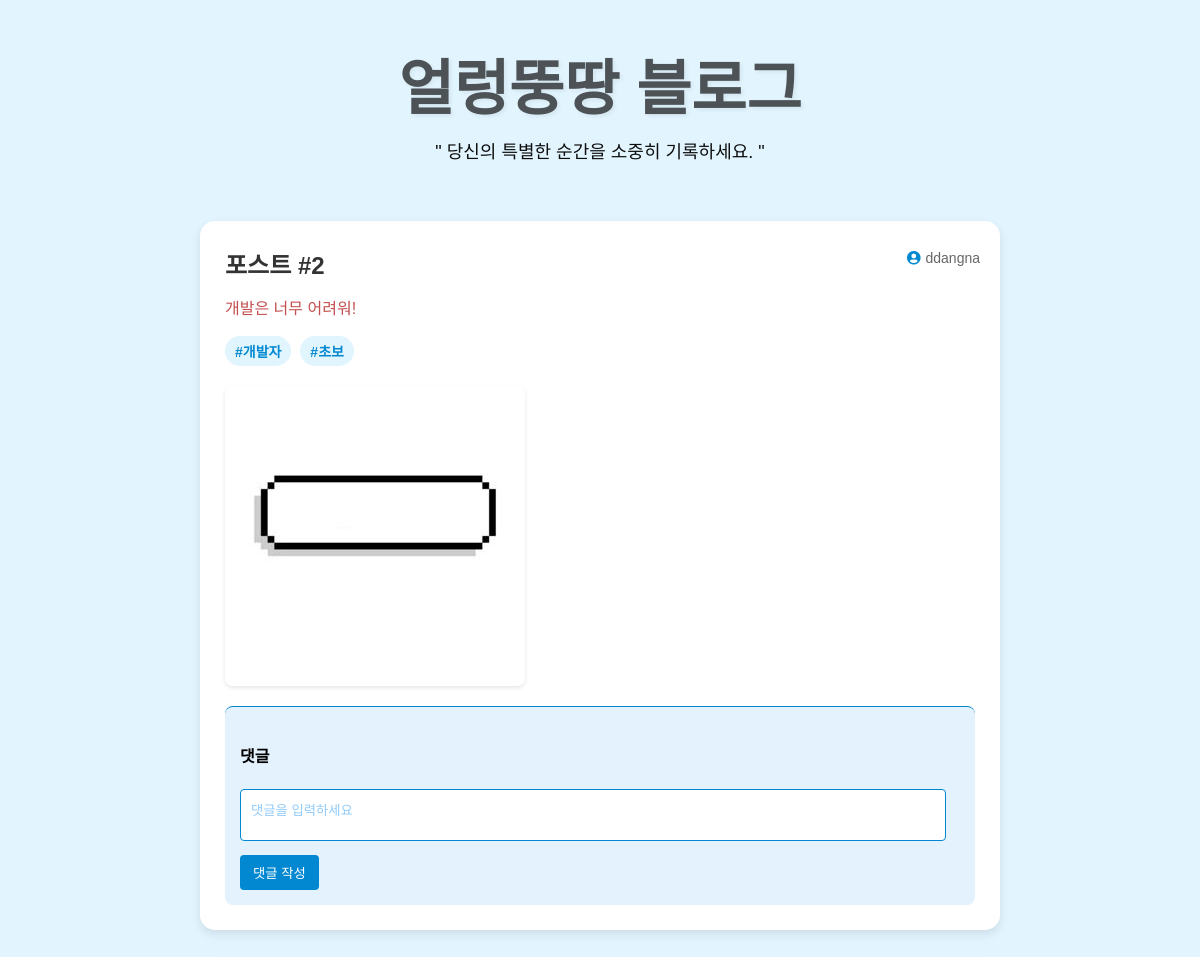
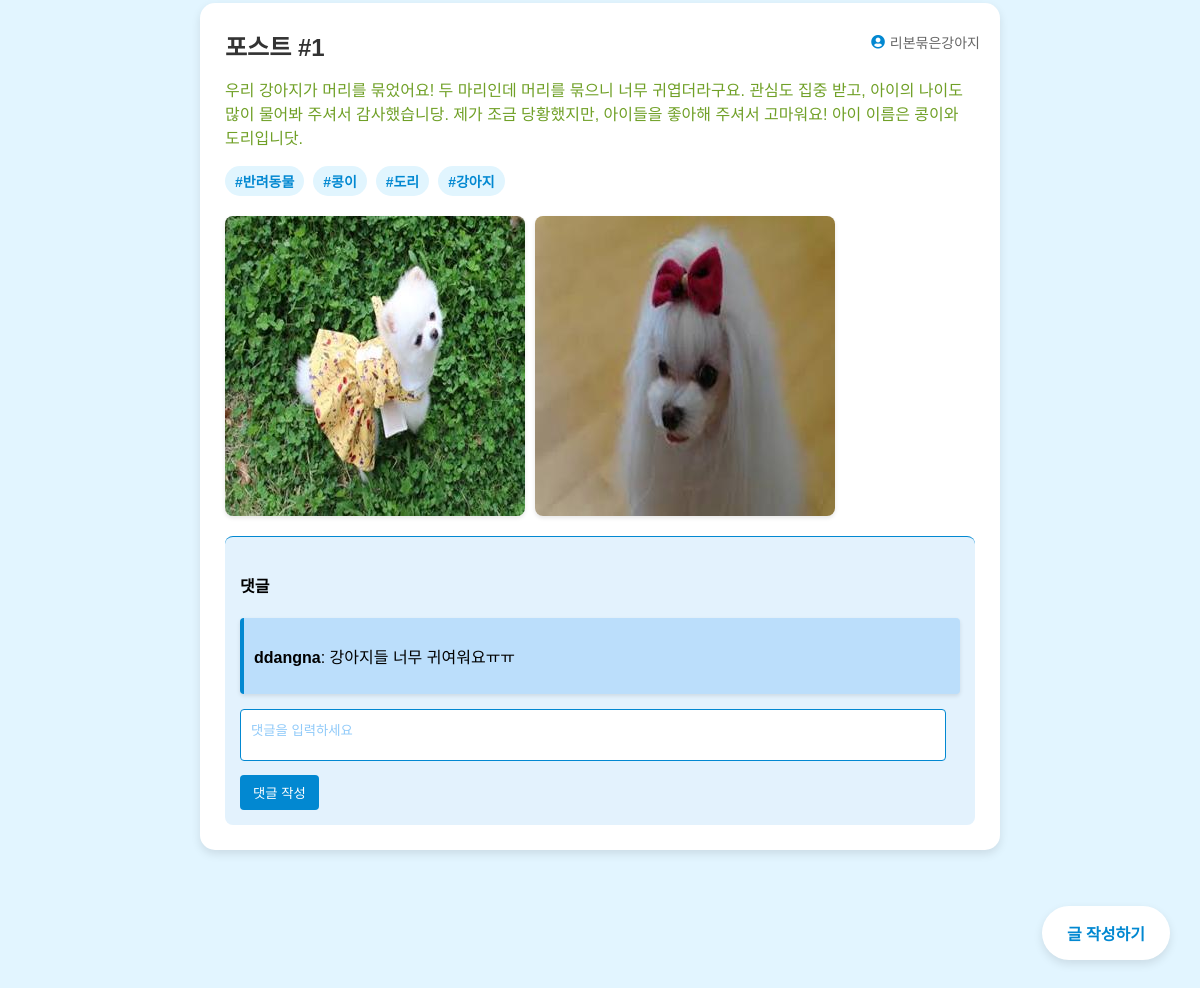
The page /bloghome on the database its author committed (2 pictures, top to bottom).
### app.py (models this page shows)
class User(db.Model):
    id = db.Column(db.Integer, primary_key=True)  # ID
    username = db.Column(db.String(150), nullable=False, unique=True)  # 사용자 이름
    email = db.Column(db.String(150), nullable=False, unique=True)  # 이메일
    password = db.Column(db.String(150), nullable=False)  # 비밀번호

class Post(db.Model):
    id = db.Column(db.Integer, primary_key=True)
    user_id = db.Column(db.Integer, db.ForeignKey('user.id'), nullable=False)
    content = db.Column(db.Text, nullable=False)  # 이 줄이 추가되었는지 확인
    image_filename = db.Column(db.String(200))
    hashtags = db.Column(db.String(500))
    color = db.Column(db.String(7), default='#000000')

class Comment(db.Model):
    id = db.Column(db.Integer, primary_key=True)
    content = db.Column(db.Text, nullable=False)
    created_at = db.Column(db.DateTime, default=datetime.utcnow)
    user_id = db.Column(db.Integer, db.ForeignKey('user.id'), nullable=False)
    post_id = db.Column(db.Integer, db.ForeignKey('post.id'), nullable=False)
    user = db.relationship('User', backref=db.backref('comments', lazy=True))
    post = db.relationship('Post', backref=db.backref('comments', lazy=True))

### app.py (the view)
@app.route('/bloghome')
def bloghome():
    all_posts = Post.query.order_by(Post.id.desc()).all()
    posts_with_users = []
    for post in all_posts:
        user = User.query.get(post.user_id)
        posts_with_users.append({
            'post': post,
            'username': user.username if user else '알 수 없는 사용자',
            'comments': post.comments  # 댓글 정보 추가
        })
    return render_template('bloghome.html', posts=posts_with_users)

### templates/bloghome.html (shortened to what this page needs)
<!DOCTYPE html>
<html lang="ko">
<head>
    <link rel="stylesheet" href="{{ url_for('static', filename='css/bloghome.css') }}">
    <link href="https://cdnjs.cloudflare.com/ajax/libs/font-awesome/5.15.1/css/all.min.css" rel="stylesheet">
</head>
<body>
    <main id="Home-Container">
        <section class="Text-Container">
            <h1 id="Blog-Name">얼렁뚱땅 블로그</h1>
            <p id="Blog-Slogan">" 당신의 특별한 순간을 소중히 기록하세요. "</p>
        </section>
        <section class="Posts-Container">
            {% for item in posts %}
        <article class="post">
            <h2 class="post-title">포스트 #{{ item.post.id }}</h2>
            <p class="post-author">
                <i class="fas fa-user-circle"></i> {{ item.username }}
            </p>
            <p class="post-content" style="color: {{ item.post.color }};">{{ item.post.content }}</p>
            {% if item.post.hashtags %}
                <p class="post-hashtags">
                    {% for tag in item.post.hashtags.split(',') %}
                        <span class="hashtag"
                            data-hashtag="{{ tag.strip() }}"
                            data-post-id="{{ item.post.id }}"
                            data-user-id="{{ item.post.user_id }}"
                            onclick="openChat('{{ tag.strip() }}')">
                            #{{ tag.strip() }}
                        </span>
                    {% endfor %}
                </p>
            {% endif %}
            {% if item.post.image_filename %}
                <div class="post-images">
                    {% for filename in item.post.image_filename.split(', ') %}
                        <img src="{{ url_for('uploaded_file', filename=filename) }}" alt="포스트 이미지" class="post-image">
                    {% endfor %}
                </div>
            {% endif %}
            <div class="comments-section">
                <h4>댓글</h4>
                <div class="comments-list">
                    {% for comment in item.post.comments %}
                        <div class="comment">
                            <p><strong>{{ comment.user.username }}</strong>: {{ comment.content }}</p>
                        </div>
                    {% endfor %}
                </div>
                <form class="comment-form" data-post-id="{{ item.post.id }}">
                    <textarea class="comment-input" placeholder="댓글을 입력하세요"></textarea>
                    <button type="submit" class="comment-submit">댓글 작성</button>
                </form>
            </div>
        </article>
        {% else %}
            <p class="no-posts">아직 작성된 포스트가 없습니다.</p>
        {% endfor %}
        </section>
    </main>
    <a href="{{ url_for('main') }}" class="write-button">글 작성하기</a>
</body>
</html>

### static/css/bloghome.css (style rules this page uses)
html, body { margin: 0; padding: 0; background-color: #E2F5FF; font-family: 'Pretendard', sans-serif; min-height: 100vh; display: flex; flex-direction: column; overflow-y: scroll; scrollbar-width: none; -ms-overflow-style: none; }
#Home-Container { max-width: 800px; width: 100%; margin: 0 auto; padding: 20px; flex-grow: 1; display: flex; flex-direction: column; padding-bottom: 80px; }
.Text-Container { text-align: center; margin-bottom: 40px; padding-top: 20px; }
#Blog-Name { font-family: 'HakgyoansimChilpanjijgae', sans-serif; color: #0E0E0E; font-size: 60px; opacity: 0.7; font-weight: 600; margin: 0; text-shadow: 2px 2px 4px rgba(0,0,0,0.1); }
#Blog-Slogan { color: #0E0E0E; font-family: 'Pretendard', sans-serif; font-size: 18px; font-weight: 400; margin-top: 10px; }
.Posts-Container { display: flex; flex-direction: column; gap: 30px; margin-bottom: 60px; }
.post { background-color: white; border-radius: 15px; padding: 25px; box-shadow: 0 4px 10px rgba(0,0,0,0.1); position: relative; transition: transform 0.3s ease; }
.post-title { font-family: 'HakgyoansimBadasseugi', sans-serif; color: #333; margin-top: 0; margin-bottom: 15px; font-size: 24px; cursor: pointer; }
.post-content { margin-bottom: 15px; font-size: 16px; cursor: pointer; font-family: 'HakgyoansimBadasseugi', sans-serif; line-height: 1.5; color: #444; }
.post-hashtags { cursor: pointer; margin-bottom: 15px; font-size: 14px; }
.hashtag { display: inline-block; background-color: #e1f5fe; color: #0288d1; padding: 5px 10px; border-radius: 15px; margin-right: 5px; margin-bottom: 5px; font-weight: bold; }
.post-images { display: flex; flex-wrap: wrap; gap: 10px; }
.post-image { max-width: 100%; height: auto; border-radius: 8px; box-shadow: 0 2px 4px rgba(0,0,0,0.1); }
.post-author { position: absolute; top: 15px; right: 20px; font-size: 14px; color: #666; display: flex; align-items: center; cursor: pointer; }
.post-author i { margin-right: 5px; color: #0288d1; }
.comments-section { margin-top: 20px; border-top: 1px solid #0288d1; padding-top: 10px; font-family: 'Pretendard', sans-serif; background-color: #e3f2fd; border-radius: 8px; padding: 15px; }
.comment { font-family: 'Pretendard', sans-serif; margin-bottom: 15px; padding: 10px; background-color: #bbdefb; border-left: 4px solid #0288d1; border-radius: 4px; box-shadow: 0 2px 4px rgba(0, 0, 0, 0.1); }
.comment-form textarea { padding: 10px; font-family: 'Pretendard', sans-serif; width: 95%; margin-bottom: 10px; resize: vertical; border: 1px solid #0288d1; border-radius: 4px; background-color: #fff; transition: border-color 0.3s ease; resize: none; }
.comment-form textarea::placeholder { font-family: 'Pretendard', sans-serif; color: #90caf9; }
.comment-form button { background-color: #0288d1; color: white; border: none; padding: 8px 13px; border-radius: 4px; cursor: pointer; transition: background-color 0.3s ease; }
.write-button { position: fixed; bottom: 30px; right: 30px; background-color: #ffffff; color: #0288d1; padding: 15px 25px; border-radius: 30px; text-decoration: none; font-weight: bold; box-shadow: 0 4px 10px rgba(0,0,0,0.1); transition: all 0.3s ease; font-family: 'Pretendard', sans-serif; z-index: 1000; }

### rows shown on the page
User: post.id "2", username "ddangna", post.content "개발은 너무 어려워!", strip "개발자" "초보"
Post: image_filename (picture)
User: post.id "1", username "리본묶은강아지", post.content "우리 강아지가 머리를 묶었어요! 두 마리인데 머리를 묶으니 너무 귀엽더라구요. 관심도 집중 받고, 아이의 나이도 많이 물어봐 주셔서 감사했습니당. 제가 조금 당황했지만, 아이들을 좋아해 주셔서 고마워요! 아이 이름은 콩이와 도리입니닷.", strip "반려동물" "콩이" "도리" "강아지"
Comment: user.username "ddangna", content "강아지들 너무 귀여워요ㅠㅠ"
